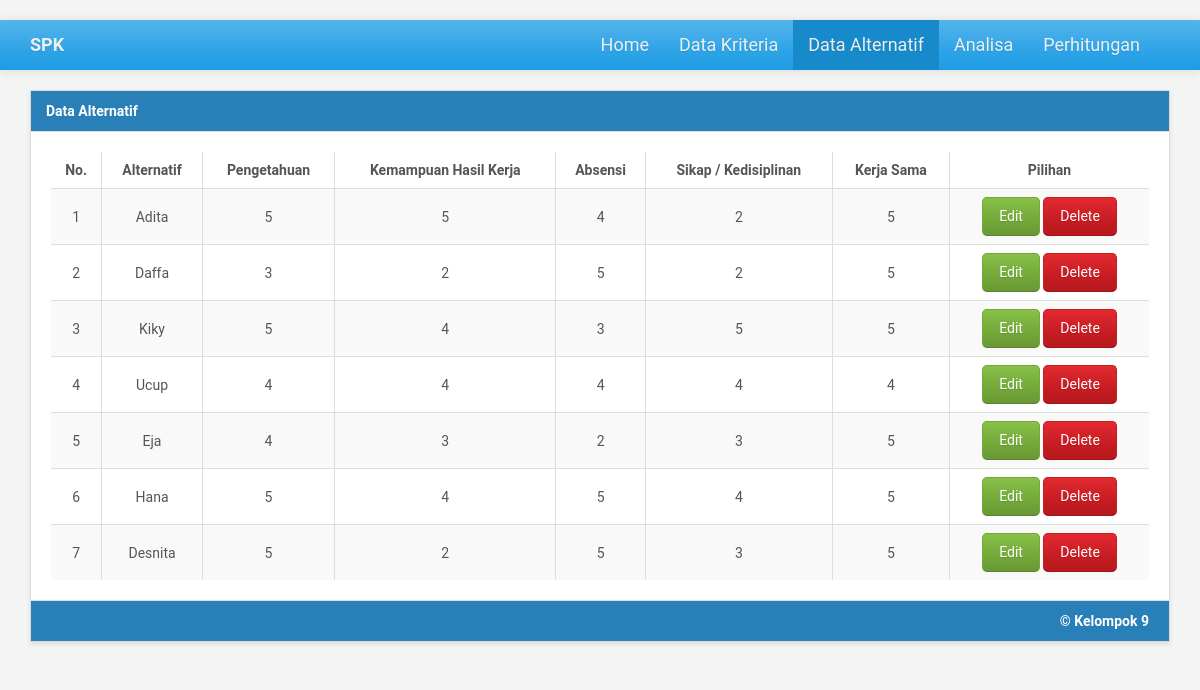
The page /alternatif.php on the database its author committed.
### tables this page shows
CREATE TABLE `alternatif` (
  `id_alternatif` int NOT NULL,
  `alternatif` varchar(20) NOT NULL,
  `k1` varchar(20) NOT NULL,
  `k2` varchar(20) NOT NULL,
  `k3` varchar(20) NOT NULL,
  `k4` varchar(20) NOT NULL,
  `k5` varchar(20) DEFAULT NULL
);

### alternatif.php (the view, shortened to what this page needs)
<?php
include('configdb.php');
?>
<!DOCTYPE html>
<html lang="en">
<head>
    <link href="ui/css/cerulean.min.css" rel="stylesheet">
    <link rel="stylesheet" type="text/css" href="ui/css/datatables/dataTables.bootstrap.css">
</head>
<body>
    <nav class="navbar navbar-default">
        <div class="container">
            <div class="navbar-header">
                <a class="navbar-brand" href="#"><b><?php echo $_SESSION['judul'];?></b></a>
            </div>
            <div id="navbar" class="navbar-collapse collapse pull-right">
                <ul class="nav navbar-nav">
                    <li><a href="index.php">Home</a></li>
                    <li><a href="kriteria.php">Data Kriteria</a></li>
                    <li class="active"><a href="#">Data Alternatif</a></li>
                    <li><a href="analisa.php">Analisa</a></li>
                    <li><a href="perhitungan.php">Perhitungan</a></li>
                </ul>
            </div>
        </div>
    </nav>
    <div class="container">
        <div class="panel panel-primary">
            <div class="panel-heading"><b>Data Alternatif</b></div>
            <?php
            $kriteria = $mysqli->query("select * from kriteria");
            $i=0;
            while ($row = $kriteria->fetch_assoc()) {
                @$k[$i] = $row["kriteria"];
                $i++;
            }
            $alternatif = $mysqli->query("select * from alternatif");
            ?>
            <div class="panel-body table-responsive">
                <table id="example" class="table table-striped table-bordered table-hover" cellspacing="0" width="100%">
                    <thead>
                        <tr>
                            <th>No.</th>
                            <th>Alternatif</th>
                            <?php for ($j = 0; $j < count($k); $j++) { ?>
                                <th><?php echo ucwords($k[$j]); ?></th>
                            <?php } ?>
                            <th>Pilihan</th>
                        </tr>
                    </thead>
                    <tbody>
                        <?php
                        $i = 1;
                        while ($row = $alternatif->fetch_assoc()) {
                            echo '<tr>';
                            echo '<td>'.$i++.'</td>';
                            echo '<td>'.ucwords($row["alternatif"]).'</td>';
                            for ($j = 1; $j <= count($k); $j++) {
                                echo '<td>'.$row["k".$j].'</td>';
                            }
                            echo '<td>';
                            ?>
                            <a href="edit-alternatif.php?id=<?php echo $row['id_alternatif'];?>" class="btn btn-success btn-sm"><i class="fa fa-pencil"></i> Edit</a>
                            <a href="del.php?id=<?php echo $row['id_alternatif'];?>" onClick="return confirm('Menghapus data ke-<?php echo $i-1;?> Alternatif <?php echo $row['alternatif'];?> ?');" class="btn btn-danger btn-sm"><i class="fa fa-times"></i> Delete</a>
                            <?php
                            echo '</td>';
                            echo '</tr>';
                        }
                        ?>
                    </tbody>
                </table>
            </div>
            <div class="panel-footer text-primary text-right"><b><?php echo $_SESSION['by'];?></b></div>
        </div>
    </div>
</body>
</html>

### alternatif.php (style rules this page uses)
body { font-family: 'Roboto', sans-serif; background-color: #f4f4f4; margin-top: 20px; }
.navbar { background-color: #2c3e50; border: none; border-radius: 0; }
.navbar-brand, .navbar-nav li a { color: #ecf0f1 !important; font-size: 18px; }
.panel { border-radius: 0; box-shadow: 0 2px 4px rgba(0,0,0,0.1); }
.panel-heading { background-color: #2980b9 !important; color: #fff !important; border-radius: 0; }
.panel-body { padding: 20px; }
.table > thead > tr > th { text-align: center; }
.table > tbody > tr > td { text-align: center; vertical-align: middle; }
.btn { border-radius: 5px; font-size: 14px; padding: 8px 16px; }
.panel-footer { background-color: #2980b9 !important; color: #fff !important; border-radius: 0; padding: 10px 20px; }

### rows shown on the page
alternatif: alternatif "Adita", k1 "5", k2 "5", k3 "4", k4 "2", k5 "5"
alternatif: alternatif "Daffa", k1 "3", k2 "2", k3 "5", k4 "2", k5 "5"
alternatif: alternatif "Kiky", k1 "5", k2 "4", k3 "3", k4 "5", k5 "5"
alternatif: alternatif "Ucup", k1 "4", k2 "4", k3 "4", k4 "4", k5 "4"
alternatif: alternatif "Eja", k1 "4", k2 "3", k3 "2", k4 "3", k5 "5"
alternatif: alternatif "Hana", k1 "5", k2 "4", k3 "5", k4 "4", k5 "5"
alternatif: alternatif "Desnita", k1 "5", k2 "2", k3 "5", k4 "3", k5 "5"

### other values the page prints
$_SESSION['judul'] "SPK"
$k[$j] "Pengetahuan"
$k[$j] "Kemampuan Hasil Kerja"
$k[$j] "Absensi"
$k[$j] "Sikap / Kedisiplinan"
$k[$j] "Kerja Sama"
$_SESSION['by'] "© Kelompok 9"
